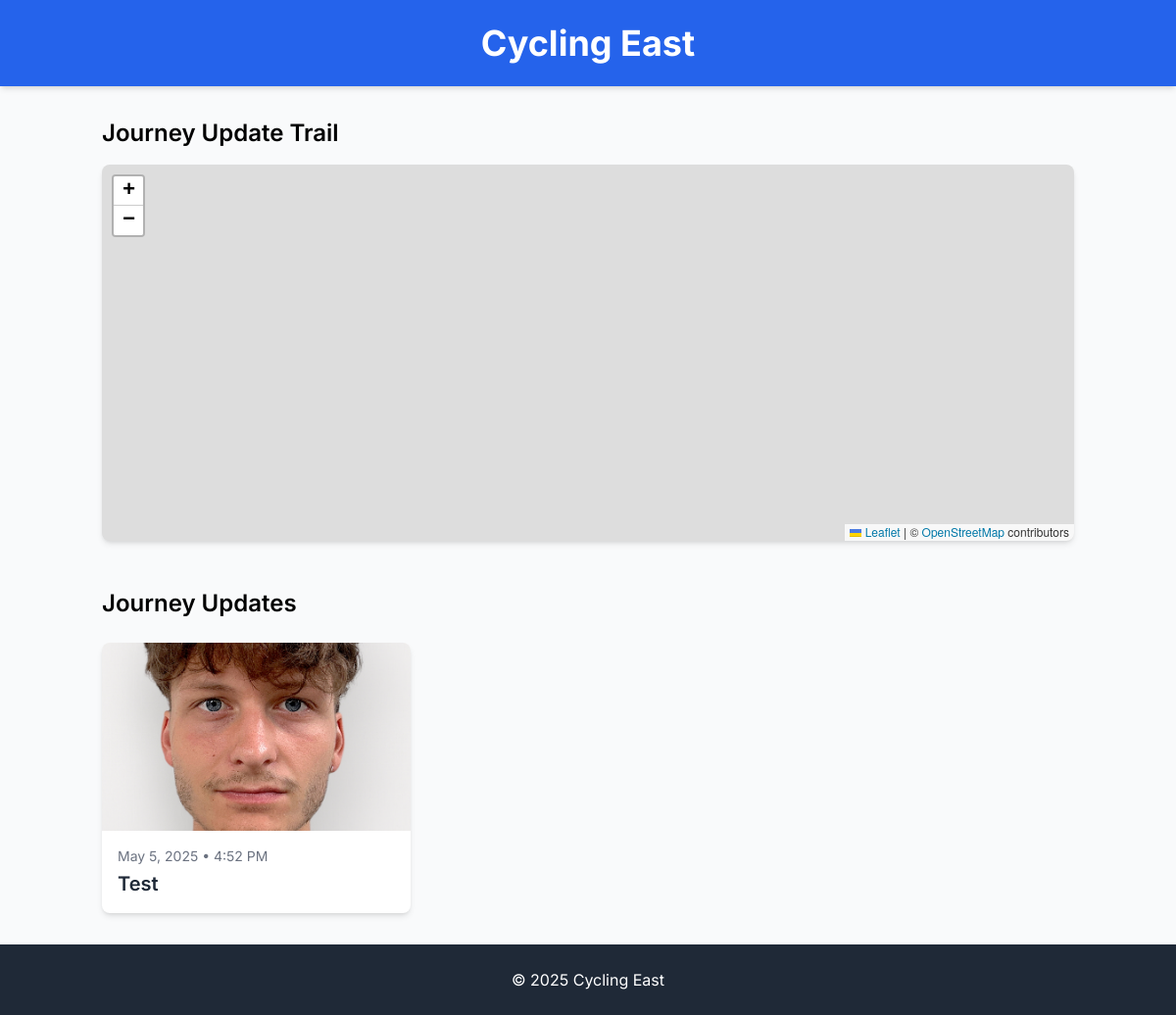
The page / on the database its author committed.
### blog/models.py (models this page shows, shortened)
class BlogPost(models.Model):
    title = models.CharField(max_length=200)
    description = models.TextField()
    timestamp = models.DateTimeField(auto_now_add=True)
    latitude = models.FloatField(null=True, blank=True)
    longitude = models.FloatField(null=True, blank=True)
    class Meta:
        ordering = ['-timestamp']
    def get_absolute_url(self):
        return reverse('blog_detail', args=[str(self.id)])
    @property
    def first_image(self):
        image = self.images.first()
        return image if image else None
    @property
    def has_location(self):
        return self.latitude is not None and self.longitude is not None

class BlogImage(models.Model):
    blog_post = models.ForeignKey(BlogPost, related_name='images', on_delete=models.CASCADE)
    image = models.ImageField(upload_to='blog_images/')
    order = models.IntegerField(default=0)
    class Meta:
        ordering = ['order']

### blog/views.py (the view, shortened to what this page needs)
# urls.py: path('', views.BlogListView.as_view(), name='blog_list'),
class BlogListView(ListView):
    model = BlogPost
    template_name = 'blog/blog_list.html'
    context_object_name = 'blog_posts'
    def get_context_data(self, **kwargs):
        context = super().get_context_data(**kwargs)
        posts_with_location = []
        context['blog_posts_with_location'] = posts_with_location
        return context

### tracnblog/context_processors.py (called while the page is built)
def base_url_processor(request):
    return { 'BASE_URL': getattr(settings, 'BASE_URL', '') }

### templates/blog/blog_list.html (shortened to what this page needs)
{% extends 'base.html' %}
{% block content %}
    <div class="mb-8">
        <h2 class="text-2xl font-semibold mb-4">Journey Update Trail</h2>
        <div id="map" class="w-full h-96 rounded-lg shadow-md"></div>
    </div>
    <div class="mt-12" id="journey-updates">
        <h2 class="text-2xl font-semibold mb-6">Journey Updates</h2>
        {% if blog_posts %}
            <div class="grid grid-cols-1 md:grid-cols-2 lg:grid-cols-3 gap-6">
                {% for post in blog_posts %}
                    <a href="{{ post.get_absolute_url }}" class="blog-card bg-white rounded-lg shadow-md overflow-hidden transition-transform duration-200 hover:shadow-lg hover:-translate-y-1" data-blog-id="{{ post.id }}">
                        {% if post.first_image %}
                            <div class="h-48 overflow-hidden">
                                <img src="{{ BASE_URL }}{{ post.first_image.image.url }}" alt="{{ post.title }}" class="w-full h-full object-cover">
                            </div>
                        {% else %}
                            <div class="h-48 bg-gray-200 flex items-center justify-center">
                                <i class="fas fa-image text-gray-400 text-4xl"></i>
                            </div>
                        {% endif %}
                        <div class="p-4">
                            <p class="text-sm text-gray-500 mb-1">{{ post.timestamp|date:"F j, Y • g:i A" }}</p>
                            <h3 class="text-xl font-semibold text-gray-800">{{ post.title }}</h3>
                        </div>
                    </a>
                {% endfor %}
            </div>
        {% else %}
            <div class="bg-white p-6 rounded-lg shadow text-center">
                <p class="text-gray-500">No journey updates yet. Check back soon!</p>
            </div>
        {% endif %}
    </div>
{% endblock %}

### templates/base.html (style rules this page uses)
body { font-family: 'Inter', sans-serif; }
.blog-card { transition: all 0.3s ease; }

### rows shown on the page
BlogPost: first_image.image (picture), timestamp "May 5, 2025 • 4:52 PM", title "Test"
